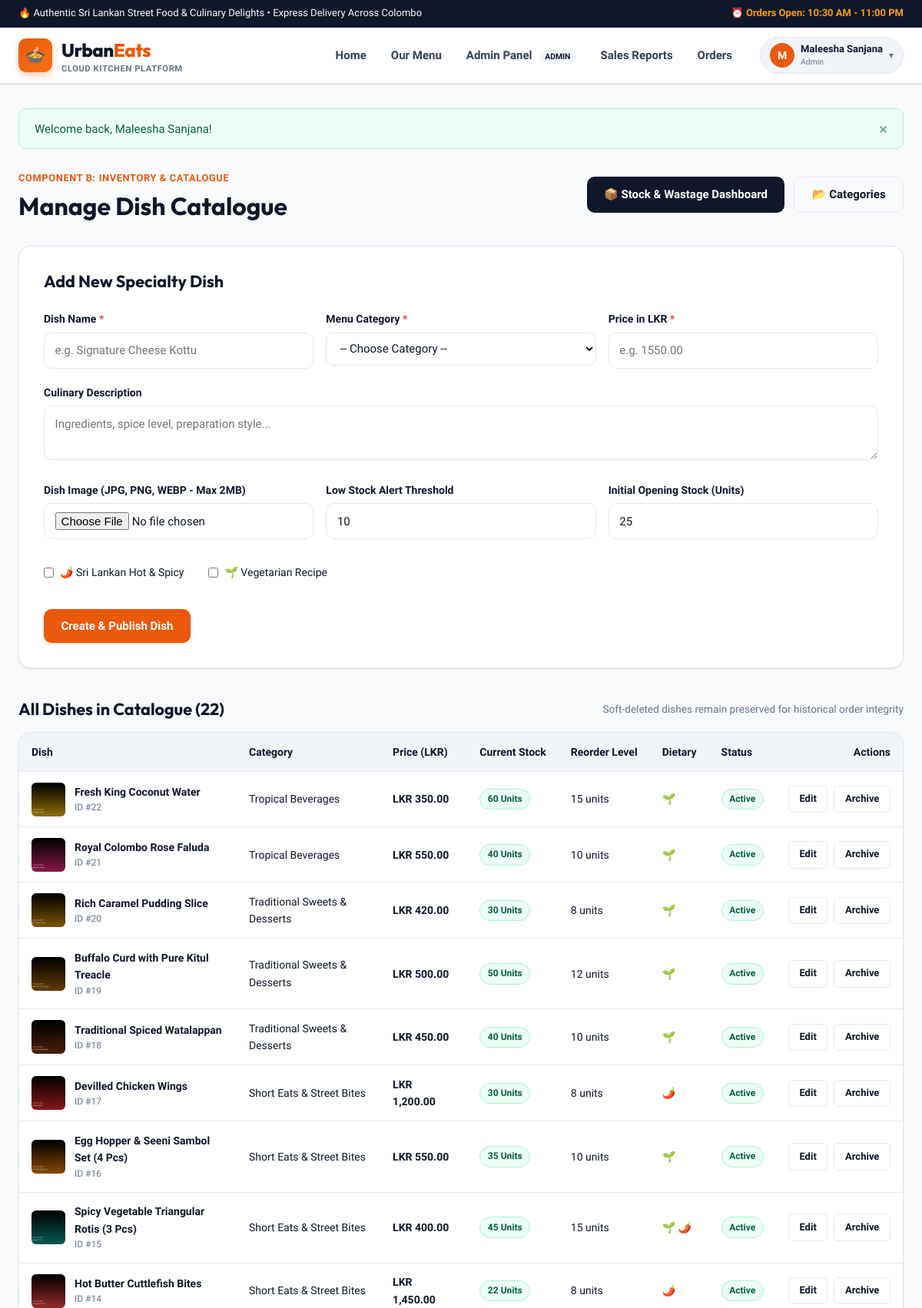
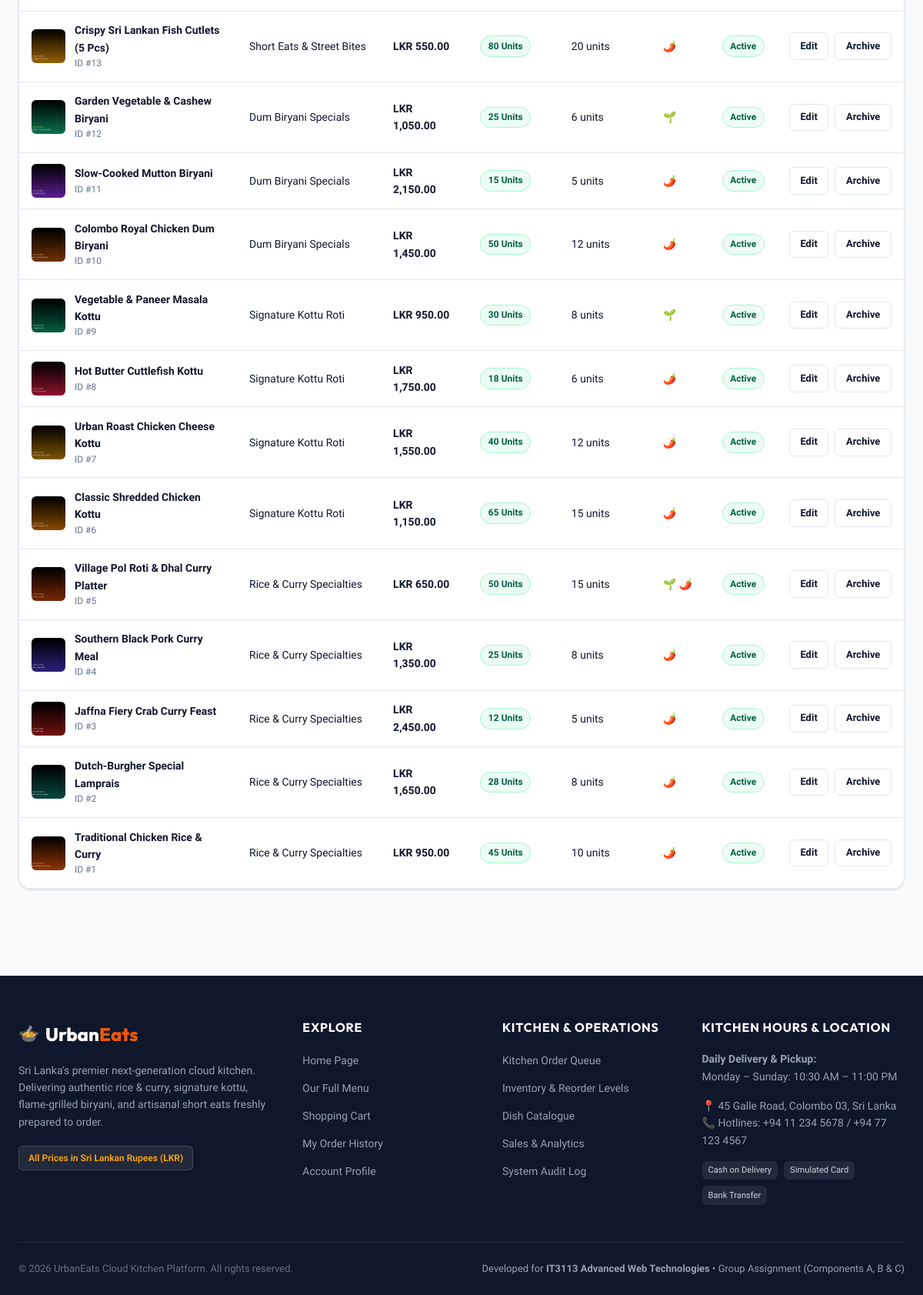
The app's page /public/menu/manage_dishes.php (signed in) with its own data (2 pictures, top to bottom).
### tables this page shows
CREATE TABLE `dishes` (
  `id` INT UNSIGNED NOT NULL AUTO_INCREMENT,
  `category_id` INT UNSIGNED NOT NULL,
  `name` VARCHAR(150) NOT NULL,
  `description` TEXT NULL,
  `price` DECIMAL(10,2) NOT NULL,
  `image_url` VARCHAR(255) NULL,
  `is_spicy` TINYINT(1) NOT NULL DEFAULT 0,
  `is_vegetarian` TINYINT(1) NOT NULL DEFAULT 0,
  `is_active` TINYINT(1) NOT NULL DEFAULT 1,
  `created_at` TIMESTAMP NOT NULL DEFAULT CURRENT_TIMESTAMP,
  `updated_at` TIMESTAMP NOT NULL DEFAULT CURRENT_TIMESTAMP ON UPDATE CURRENT_TIMESTAMP,
  PRIMARY KEY (`id`),
  KEY `idx_dishes_category` (`category_id`),
  KEY `idx_dishes_active` (`is_active`),
  KEY `idx_dishes_price` (`price`),
  KEY `idx_dishes_name` (`name`),
  CONSTRAINT `fk_dishes_category` FOREIGN KEY (`category_id`) REFERENCES `categories` (`id`) ON UPDATE CASCADE
);

CREATE TABLE `categories` (
  `id` INT UNSIGNED NOT NULL AUTO_INCREMENT,
  `name` VARCHAR(100) NOT NULL,
  `slug` VARCHAR(100) NOT NULL,
  `description` TEXT NULL,
  `is_active` TINYINT(1) NOT NULL DEFAULT 1,
  `created_at` TIMESTAMP NOT NULL DEFAULT CURRENT_TIMESTAMP,
  PRIMARY KEY (`id`),
  UNIQUE KEY `uk_categories_name` (`name`),
  UNIQUE KEY `uk_categories_slug` (`slug`),
  KEY `idx_categories_active` (`is_active`)
);

### public/menu/manage_dishes.php (the view, shortened to what this page needs)
<?php
require_once __DIR__ . '/../../includes/header.php';
$pdo = get_db_connection();
$editDish = null;
$catalogueQuery = "
    SELECT d.id, d.name, d.price, d.image_url, d.is_spicy, d.is_vegetarian, d.is_active,
           c.name AS category_name,
           COALESCE(i.current_stock, 0) AS current_stock,
           COALESCE(i.reorder_level, 10) AS reorder_level
    FROM dishes d
    JOIN categories c ON d.category_id = c.id
    LEFT JOIN inventory i ON d.id = i.dish_id
    ORDER BY d.is_active DESC, d.id DESC
";
$allDishes = $pdo->query($catalogueQuery)->fetchAll();
?>
<div class="site-container" style="margin-top: 1rem; margin-bottom: 3.5rem;">
    <div style="display: flex; justify-content: space-between; align-items: center; flex-wrap: wrap; gap: 1rem; margin-bottom: 2rem;">
        <div>
            <span style="font-size: 0.8rem; text-transform: uppercase; letter-spacing: 0.05em; color: var(--color-primary); font-weight: 700;">
                Component B: Inventory & Catalogue
            </span>
            <h1 style="font-size: 2rem; margin-top: 0.25rem;">Manage Dish Catalogue</h1>
        </div>
        <div style="display: flex; gap: 0.75rem;">
            <a href="<?= $appBase ?>/menu/stock.php" class="btn btn-secondary">📦 Stock & Wastage Dashboard</a>
            <a href="<?= $appBase ?>/menu/categories.php" class="btn btn-outline">📂 Categories</a>
        </div>
    </div>
    <div style="background: white; border: 1px solid var(--border-color); border-radius: var(--radius-lg); padding: 2rem; margin-bottom: 2.5rem; box-shadow: var(--shadow-sm);">
        <h2 style="font-size: 1.35rem; margin-bottom: 1.5rem; color: var(--color-secondary);">
            <?= $editDish ? 'Edit Dish: ' . e($editDish['name']) : 'Add New Specialty Dish' ?>
        </h2>
        <form action="<?= $appBase ?>/menu/manage_dishes.php" method="POST" enctype="multipart/form-data">
            <div class="form-row">
                <div class="form-group">
                    <label for="name" class="form-label">Dish Name <span class="required">*</span></label>
                    <input type="text" id="name" name="name" class="form-control" value="<?= e($editDish['name'] ?? '') ?>" placeholder="e.g. Signature Cheese Kottu" required>
                </div>
                <div class="form-group">
                    <label for="category_id" class="form-label">Menu Category <span class="required">*</span></label>
                    <select id="category_id" name="category_id" class="form-control" required>
                        <option value="">-- Choose Category --</option>
                    </select>
                </div>
                <div class="form-group">
                    <label for="price" class="form-label">Price in LKR <span class="required">*</span></label>
                    <input type="number" step="0.01" min="1" id="price" name="price" class="form-control" value="<?= e($editDish['price'] ?? '') ?>" placeholder="e.g. 1550.00" required>
                </div>
            </div>
            <div class="form-group">
                <label for="description" class="form-label">Culinary Description</label>
                <textarea id="description" name="description" rows="2" class="form-control" placeholder="Ingredients, spice level, preparation style..."><?= e($editDish['description'] ?? '') ?></textarea>
            </div>
            <div class="form-row" style="align-items: center;">
                <div class="form-group">
                    <label for="dish_image" class="form-label">Dish Image (JPG, PNG, WEBP - Max 2MB)</label>
                    <input type="file" id="dish_image" name="dish_image" class="form-control" accept="image/jpeg,image/png,image/webp">
                </div>
                <div class="form-group">
                    <label for="reorder_level" class="form-label">Low Stock Alert Threshold</label>
                    <input type="number" min="1" id="reorder_level" name="reorder_level" class="form-control" value="<?= e($editDish['reorder_level'] ?? 10) ?>" required>
                </div>
                <?php if (!$editDish): ?>
                    <div class="form-group">
                        <label for="stock_qty" class="form-label">Initial Opening Stock (Units)</label>
                        <input type="number" min="0" id="stock_qty" name="stock_qty" class="form-control" value="25" required>
                    </div>
                <?php endif; ?>
            </div>
            <div style="display: flex; gap: 2rem; margin-bottom: 1.5rem; padding: 0.75rem 0;">
                <label class="checkbox-label">
                    <input type="checkbox" name="is_spicy" value="1" <?= ($editDish && (int)$editDish['is_spicy'] === 1) ? 'checked' : '' ?>>
                    <span>🌶️ Sri Lankan Hot & Spicy</span>
                </label>
                <label class="checkbox-label">
                    <input type="checkbox" name="is_vegetarian" value="1" <?= ($editDish && (int)$editDish['is_vegetarian'] === 1) ? 'checked' : '' ?>>
                    <span>🌱 Vegetarian Recipe</span>
                </label>
            </div>
            <div style="display: flex; gap: 1rem;">
                <button type="submit" class="btn btn-primary">
                    <?= $editDish ? 'Save Changes' : 'Create & Publish Dish' ?>
                </button>
            </div>
        </form>
    </div>
    <div style="margin-bottom: 1rem; display: flex; justify-content: space-between; align-items: center;">
        <h2 style="font-size: 1.35rem; color: var(--color-secondary);">
            All Dishes in Catalogue (<?= count($allDishes) ?>)
        </h2>
        <span style="font-size: 0.85rem; color: var(--text-muted);">
            Soft-deleted dishes remain preserved for historical order integrity
        </span>
    </div>
    <div class="data-table-container">
        <table class="data-table">
            <thead>
                <tr>
                    <th>Dish</th>
                    <th>Category</th>
                    <th>Price (LKR)</th>
                    <th>Current Stock</th>
                    <th>Reorder Level</th>
                    <th>Dietary</th>
                    <th>Status</th>
                    <th style="text-align: right;">Actions</th>
                </tr>
            </thead>
            <tbody>
                <?php foreach ($allDishes as $dishItem): ?>
                    <?php
                    $isItemLowStock = ((int)$dishItem['current_stock'] <= (int)$dishItem['reorder_level']);
                    $isItemZeroStock = ((int)$dishItem['current_stock'] === 0);
                    ?>
                    <tr style="<?= (int)$dishItem['is_active'] === 0 ? 'opacity: 0.6; background-color: #f8fafc;' : '' ?>">
                        <td>
                            <div style="display: flex; align-items: center; gap: 0.75rem;">
                                <img src="<?= $appBase ?>/uploads/<?= e($dishItem['image_url'] ?: 'default_dish.jpg') ?>"
                                     alt="<?= e($dishItem['name']) ?>"
                                     style="width: 44px; height: 44px; border-radius: var(--radius-sm); object-fit: cover; background: #e2e8f0;"
                                     onerror="this.src='https://images.unsplash.com/photo-1546069901-ba9599a7e63c?auto=format&fit=crop&w=100&q=80'">
                                <div>
                                    <strong><?= e($dishItem['name']) ?></strong>
                                    <span style="display: block; font-size: 0.75rem; color: var(--text-muted);">ID #<?= $dishItem['id'] ?></span>
                                </div>
                            </div>
                        </td>
                        <td><?= e($dishItem['category_name']) ?></td>
                        <td><strong><?= format_price($dishItem['price']) ?></strong></td>
                        <td>
                            <?php if ($isItemZeroStock): ?>
                                <span class="badge badge-inactive">0 (Sold Out)</span>
                            <?php elseif ($isItemLowStock): ?>
                                <span class="badge" style="background: #fffbeb; color: #92400e; border: 1px solid #fde68a;">
                                    ⚠️ <?= $dishItem['current_stock'] ?> units
                                </span>
                            <?php else: ?>
                                <span class="badge badge-active"><?= $dishItem['current_stock'] ?> units</span>
                            <?php endif; ?>
                        </td>
                        <td><?= $dishItem['reorder_level'] ?> units</td>
                        <td>
                            <?php if ((int)$dishItem['is_vegetarian'] === 1): ?><span title="Vegetarian">🌱</span><?php endif; ?>
                            <?php if ((int)$dishItem['is_spicy'] === 1): ?><span title="Spicy">🌶️</span><?php endif; ?>
                        </td>
                        <td>
                            <?php if ((int)$dishItem['is_active'] === 1): ?>
                                <span class="badge badge-active">Active</span>
                            <?php else: ?>
                                <span class="badge badge-inactive">Archived</span>
                            <?php endif; ?>
                        </td>
                        <td style="text-align: right;">
                            <div style="display: inline-flex; gap: 0.5rem; align-items: center;">
                                <a href="<?= $appBase ?>/menu/manage_dishes.php?edit_id=<?= $dishItem['id'] ?>" class="btn btn-outline-sm">
                                    Edit
                                </a>
                                <?php if ((int)$dishItem['is_active'] === 1): ?>
                                    <form action="<?= $appBase ?>/menu/manage_dishes.php" method="POST" style="margin: 0;">
                                        <button type="submit" class="btn btn-outline-sm text-danger" onclick="return confirm('Soft delete dish \'<?= e($dishItem['name']) ?>\'? It will be hidden from the public menu.');">
                                            Archive
                                        </button>
                                    </form>
                                <?php endif; ?>
                            </div>
                        </td>
                    </tr>
                <?php endforeach; ?>
            </tbody>
        </table>
    </div>
</div>
<?php require_once __DIR__ . '/../../includes/footer.php'; ?>

### records on screen
dishes: image_url (picture), name "Fresh King Coconut Water", id "22", category.name "Tropical Beverages", price "LKR 350.00", current_stock "60", reorder_level "15", is_active "Active"
dishes: image_url (picture), name "Royal Colombo Rose Faluda", id "21", category.name "Tropical Beverages", price "LKR 550.00", current_stock "40", reorder_level "10", is_active "Active"
dishes: image_url (picture), name "Rich Caramel Pudding Slice", id "20", category.name "Traditional Sweets & Desserts", price "LKR 420.00", current_stock "30", reorder_level "8", is_active "Active"
dishes: image_url (picture), name "Buffalo Curd with Pure Kitul Treacle", id "19", category.name "Traditional Sweets & Desserts", price "LKR 500.00", current_stock "50", reorder_level "12", is_active "Active"
dishes: image_url (picture), name "Traditional Spiced Watalappan", id "18", category.name "Traditional Sweets & Desserts", price "LKR 450.00", current_stock "40", reorder_level "10", is_active "Active"
dishes: image_url (picture), name "Devilled Chicken Wings", id "17", category.name "Short Eats & Street Bites", price "LKR 1,200.00", current_stock "30", reorder_level "8", is_active "Active"
dishes: image_url (picture), name "Egg Hopper & Seeni Sambol Set (4 Pcs)", id "16", category.name "Short Eats & Street Bites", price "LKR 550.00", current_stock "35", reorder_level "10", is_active "Active"
dishes: image_url (picture), name "Spicy Vegetable Triangular Rotis (3 Pcs)", id "15", category.name "Short Eats & Street Bites", price "LKR 400.00", current_stock "45", reorder_level "15", is_active "Active"
dishes: image_url (picture), name "Hot Butter Cuttlefish Bites", id "14", category.name "Short Eats & Street Bites", price "LKR 1,450.00", current_stock "22", reorder_level "8", is_active "Active"
dishes: image_url (picture), name "Crispy Sri Lankan Fish Cutlets (5 Pcs)", id "13", category.name "Short Eats & Street Bites", price "LKR 550.00", current_stock "80", reorder_level "20", is_active "Active"
dishes: image_url (picture), name "Garden Vegetable & Cashew Biryani", id "12", category.name "Dum Biryani Specials", price "LKR 1,050.00", current_stock "25", reorder_level "6", is_active "Active"
dishes: image_url (picture), name "Slow-Cooked Mutton Biryani", id "11", category.name "Dum Biryani Specials", price "LKR 2,150.00", current_stock "15", reorder_level "5", is_active "Active"
dishes: image_url (picture), name "Colombo Royal Chicken Dum Biryani", id "10", category.name "Dum Biryani Specials", price "LKR 1,450.00", current_stock "50", reorder_level "12", is_active "Active"
dishes: image_url (picture), name "Vegetable & Paneer Masala Kottu", id "9", category.name "Signature Kottu Roti", price "LKR 950.00", current_stock "30", reorder_level "8", is_active "Active"
dishes: image_url (picture), name "Hot Butter Cuttlefish Kottu", id "8", category.name "Signature Kottu Roti", price "LKR 1,750.00", current_stock "18", reorder_level "6", is_active "Active"
dishes: image_url (picture), name "Urban Roast Chicken Cheese Kottu", id "7", category.name "Signature Kottu Roti", price "LKR 1,550.00", current_stock "40", reorder_level "12", is_active "Active"
dishes: image_url (picture), name "Classic Shredded Chicken Kottu", id "6", category.name "Signature Kottu Roti", price "LKR 1,150.00", current_stock "65", reorder_level "15", is_active "Active"
dishes: image_url (picture), name "Village Pol Roti & Dhal Curry Platter", id "5", category.name "Rice & Curry Specialties", price "LKR 650.00", current_stock "50", reorder_level "15", is_active "Active"
dishes: image_url (picture), name "Southern Black Pork Curry Meal", id "4", category.name "Rice & Curry Specialties", price "LKR 1,350.00", current_stock "25", reorder_level "8", is_active "Active"
dishes: image_url (picture), name "Jaffna Fiery Crab Curry Feast", id "3", category.name "Rice & Curry Specialties", price "LKR 2,450.00", current_stock "12", reorder_level "5", is_active "Active"
dishes: image_url (picture), name "Dutch-Burgher Special Lamprais", id "2", category.name "Rice & Curry Specialties", price "LKR 1,650.00", current_stock "28", reorder_level "8", is_active "Active"
dishes: image_url (picture), name "Traditional Chicken Rice & Curry", id "1", category.name "Rice & Curry Specialties", price "LKR 950.00", current_stock "45", reorder_level "10", is_active "Active"

### other values on screen
substr($currentUser['name'] ?? 'U', 0, 1) "M"
$currentUser['name'] "Maleesha Sanjana"
str_replace('_', ' ', $currentUser['role_name'] ?? '') "Admin"
$msg "Welcome back, Maleesha Sanjana!"
count($allDishes) "22"
